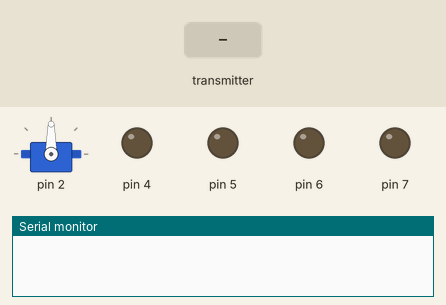
Recording of a sketch running on a simulated Arduino Uno, built with avr-gcc and run on an emulated ATmega328P. Shown: servo, output pins drawn as LEDs (lit = HIGH), the last lines printed to the serial monitor. The inputs (shaded band) are chosen by the test bench. No radio packets arrive unless stated.

Above: at 1.2 s.
1.3 s: the transmitter starts sending swingDigitalRead = 0
At 2.1 s:
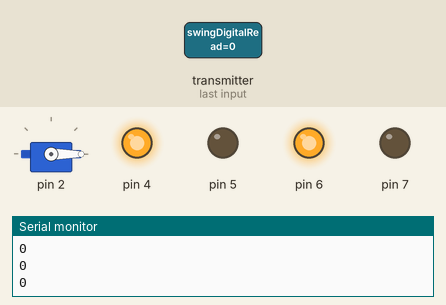
2.8 s: the transmitter starts sending accelerateDigitalRead = 1
At 3.9 s:
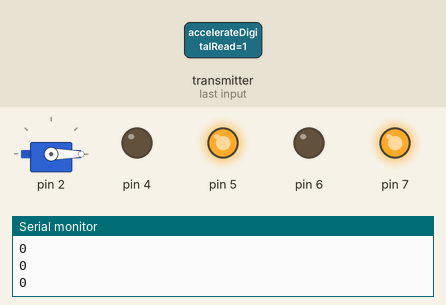
4.4 s: the transmitter starts sending xAxis = 256
At 4.9 s:
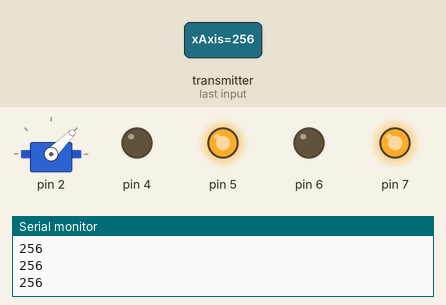
5.9 s: the transmitter starts sending reverseDigitalRead = 1
At 7.1 s:
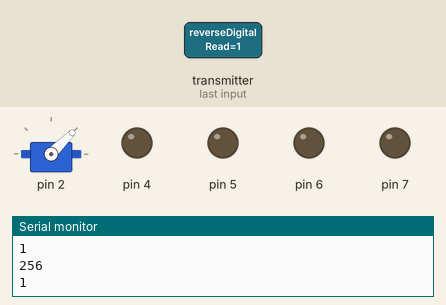
7.4 s: the transmitter starts sending accelerateDigitalRead = 0
At 8.0 s:
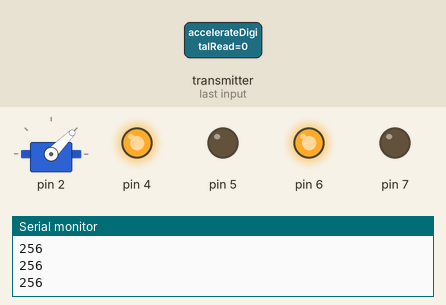
8.9 s: the transmitter starts sending xAxis = 512
At 9.6 s:
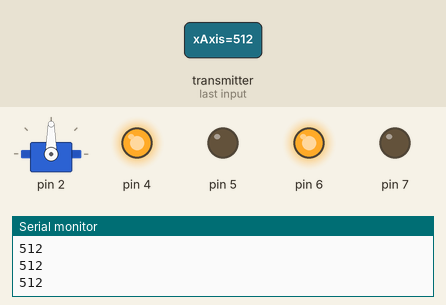
Timing chart, 0 to 11.4 s (numbered marks = the images above; inputs shaded):
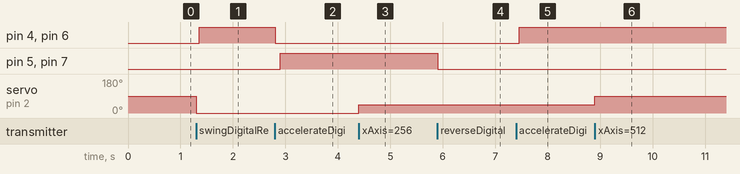

The sketch:

Receiver.ino
```cpp
#include <SPI.h>
#include <nRF24L01.h>
#include <RF24.h>
#include <Servo.h>

#define L_REAR_MOTOR1   (4u)
#define L_REAR_MOTOR2   (5u)
#define R_REAR_MOTOR1   (6u)
#define R_REAR_MOTOR2   (7u)

#define SWING_PIN       (0u)
#define SERVO_PIN				(2u)

RF24 radio(9, 10); // CE, CSN
const byte address[6] = "00001";
boolean button_state = 0u;
char text[] = "";                 //Saving the incoming data
uint32_t joyStickMap = 0u;
Servo myservo;

typedef enum
{
  STANDBY = 0,
  ACCELERATE = 1,
  SWING = 2,
  REVERSE = 3,
}ControllerState_t;

typedef struct
{
  bool swingDigitalRead = 0u;
  bool accelerateDigitalRead = 0u;
  bool reverseDigitalRead = 0u;
  uint32_t xAxis = 0u;
}Controller_t;

Controller_t data;
ControllerState_t ControllerState = STANDBY;

void setup()
{
	Serial.begin(9600);
	myservo.attach(SERVO_PIN);
	pinMode(L_REAR_MOTOR1, OUTPUT);
	pinMode(L_REAR_MOTOR2, OUTPUT);
	pinMode(R_REAR_MOTOR1, OUTPUT);
	pinMode(R_REAR_MOTOR2, OUTPUT);
	pinMode(SWING_PIN, OUTPUT);

	radio.begin();
	radio.openReadingPipe(0, address);   //Setting the address at which we will receive the data
	radio.setPALevel(RF24_PA_MIN);       //You can set this as minimum or maximum depending on the distance between the transmitter and receiver.
	radio.startListening();              //This sets the module as receiver
}

void loop()
{
	if (radio.available())              //Looking for the data.
	{

    radio.read(&data, sizeof(Controller_t));    //Reading the data
    joyStickMap = map(data.xAxis, 0, 1023, 0, 180);
    myservo.write(joyStickMap);
    Serial.println(data.xAxis);      // Leave for debugging purposes

		switch(ControllerState)
		{
			case STANDBY:
				myservo.write(joyStickMap);
       Serial.println(data.accelerateDigitalRead);
				if (data.accelerateDigitalRead == LOW)
				{
				  ControllerState = ACCELERATE;
				}

				else if (data.reverseDigitalRead == LOW)
				{
					ControllerState = REVERSE;
				}

				else
				{
					MotorOff();
					Swing();
				}

			break;

			case ACCELERATE:
				myservo.write(joyStickMap);
				if (data.accelerateDigitalRead == LOW)
				{
					MoveForward();
					Swing();
				}

				else
				{
					MotorOff();
					ControllerState = STANDBY;
				}

			break;

			case REVERSE:
				myservo.write(joyStickMap);
			 	if (data.reverseDigitalRead == LOW)
			 	{
			 		MoveBackward();
		 			Swing();
				}

				else
				{
				  MotorOff();
					ControllerState = STANDBY;
				}

			break;

			default:
			break;
		}
	}

	delay(1);

}


void MoveForward()
{
	digitalWrite(L_REAR_MOTOR1, HIGH);
  digitalWrite(L_REAR_MOTOR2, LOW);
  digitalWrite(R_REAR_MOTOR1, HIGH);
  digitalWrite(R_REAR_MOTOR2, LOW);
}

void MoveBackward()
{
	digitalWrite(L_REAR_MOTOR1, LOW);
  digitalWrite(L_REAR_MOTOR2, HIGH);
  digitalWrite(R_REAR_MOTOR1, LOW);
  digitalWrite(R_REAR_MOTOR2, HIGH);
}

void MotorOff()
{
	digitalWrite(L_REAR_MOTOR1, LOW);
	digitalWrite(L_REAR_MOTOR2, LOW);
	digitalWrite(R_REAR_MOTOR1, LOW);
	digitalWrite(R_REAR_MOTOR2, LOW);
}

void Swing()
{
	if (data.swingDigitalRead == HIGH)
	{
		digitalWrite(SWING_PIN, HIGH);
		digitalWrite(SWING_PIN, LOW);
  }

	else
	{
		digitalWrite(SWING_PIN, LOW);
	}
}
```

Measured:
- after the input at 1.3 s, pin 4, pin 6: LOW → HIGH after 0.05 s; servo on pin 2: 90° → 0° at once
- after the input at 2.8 s, pin 4, pin 6: HIGH → LOW at once; pin 5, pin 7: LOW → HIGH after 0.11 s
- after the input at 4.4 s, servo on pin 2: 0° → 45° at once
- after the input at 5.9 s, pin 5, pin 7: HIGH → LOW at once
- after the input at 7.4 s, pin 4, pin 6: LOW → HIGH after 0.05 s
- after the input at 8.9 s, servo on pin 2: 45° → 90° at once
